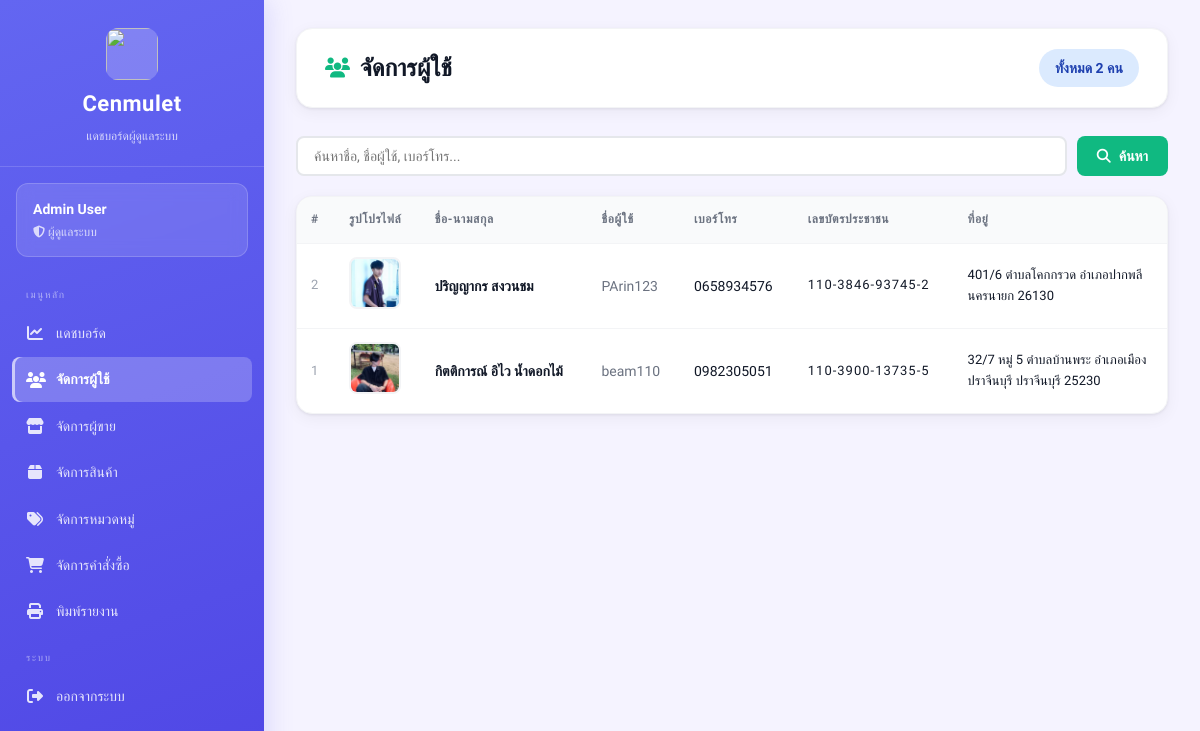
/views/admin/users.php (signed in), run on an earlier commit of the app's database.
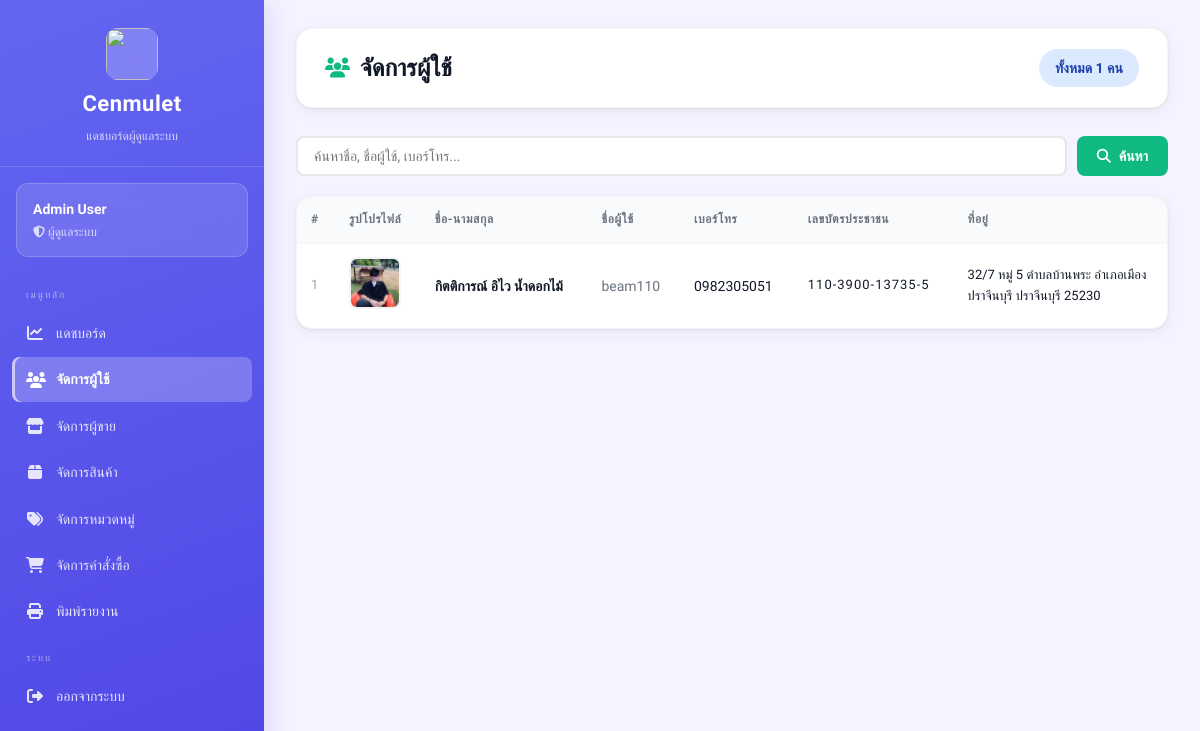
And on a later commit of the database.
### tables this page shows
CREATE TABLE users (
    id INTEGER PRIMARY KEY AUTOINCREMENT,
    fullname TEXT,
    username TEXT UNIQUE,
    password TEXT,
    tel TEXT,
    address TEXT,
    image TEXT,
    id_per TEXT
);

### views/admin/users.php (the view, shortened to what this page needs)
<?php
require_once __DIR__ . "/../../config/db.php";
$search = trim($_GET['search'] ?? '');
$where  = $search ? "WHERE fullname LIKE :q OR username LIKE :q OR tel LIKE :q" : "";
$stmt = $db->prepare("SELECT * FROM users $where ORDER BY id DESC");
$stmt->execute();
$users = $stmt->fetchAll(PDO::FETCH_ASSOC);
$total = $db->query("SELECT COUNT(*) FROM users")->fetchColumn();
?>
<!DOCTYPE html>
<html lang="th">
<head>
    <link rel="stylesheet" href="/public/css/dashboard.css">
    <link rel="stylesheet" href="https://cdnjs.cloudflare.com/ajax/libs/font-awesome/6.5.1/css/all.min.css">
</head>
<body class="admin">
<div class="dashboard-container">
<?php include __DIR__ . '/_sidebar.php'; ?>
<main class="main-content">
    <div class="top-bar">
        <h1><i class="fa-solid fa-users"></i> จัดการผู้ใช้</h1>
        <span class="badge badge-info" style="font-size:14px;padding:8px 16px">
            ทั้งหมด <?php echo number_format($total); ?> คน
        </span>
    </div>
    <form method="GET" style="margin-bottom:20px;display:flex;gap:10px">
        <input type="text" name="search" value="<?php echo htmlspecialchars($search); ?>"
               placeholder="ค้นหาชื่อ, ชื่อผู้ใช้, เบอร์โทร..."
               style="flex:1;padding:10px 16px;border:2px solid #e5e7eb;border-radius:8px;font-family:inherit;font-size:14px">
        <button type="submit" class="btn btn-primary">
            <i class="fa-solid fa-search"></i> ค้นหา
        </button>
    </form>
    <div class="card">
        <div class="table-wrapper">
        <?php if (count($users) > 0): ?>
        <table>
            <thead>
                <tr>
                    <th>#</th>
                    <th>รูปโปรไฟล์</th>
                    <th>ชื่อ-นามสกุล</th>
                    <th>ชื่อผู้ใช้</th>
                    <th>เบอร์โทร</th>
                    <th>เลขบัตรประชาชน</th>
                    <th>ที่อยู่</th>
                </tr>
            </thead>
            <tbody>
            <?php foreach ($users as $u): ?>
            <tr>
                <td style="color:#9ca3af;font-size:13px"><?php echo $u['id']; ?></td>
                <td>
                    <?php if (!empty($u['image'])): ?>
                    <img src="/uploads/users/<?php echo htmlspecialchars($u['image']); ?>"
                         class="product-img" alt="">
                    <?php else: ?>
                    <div class="no-image"><i class="fa-solid fa-user"></i></div>
                    <?php endif; ?>
                </td>
                <td><strong><?php echo htmlspecialchars($u['fullname']); ?></strong></td>
                <td style="color:#6b7280"><?php echo htmlspecialchars($u['username']); ?></td>
                <td><?php echo htmlspecialchars($u['tel']); ?></td>
                <td style="font-size:13px;letter-spacing:1px">
                    <?php
                    $id = $u['id_per'] ?? '';
                    echo $id ? substr($id,0,3).'-'.substr($id,3,4).'-'.substr($id,7,5).'-'.substr($id,12) : '-';
                    ?>
                </td>
                <td style="font-size:13px;max-width:200px;word-break:break-word">
                    <?php echo htmlspecialchars($u['address'] ?? '-'); ?>
                </td>
            </tr>
            <?php endforeach; ?>
            </tbody>
        </table>
        <?php endif; ?>
        </div>
    </div>
</main>
</div>
</body>
</html>

What changed in the data, as far as the page shows it:
removed users: id "2", image (picture), fullname "ปริญญากร สงวนชม", username "PArin123", tel "0658934576", id_per "110", id_per "3846", id_per "93745", id_per "2", address "401/6 ตำบลโคกกรวด อำเภอปากพลี นครนายก 26130"
Also different on the page:
$total: "2" → "1"
